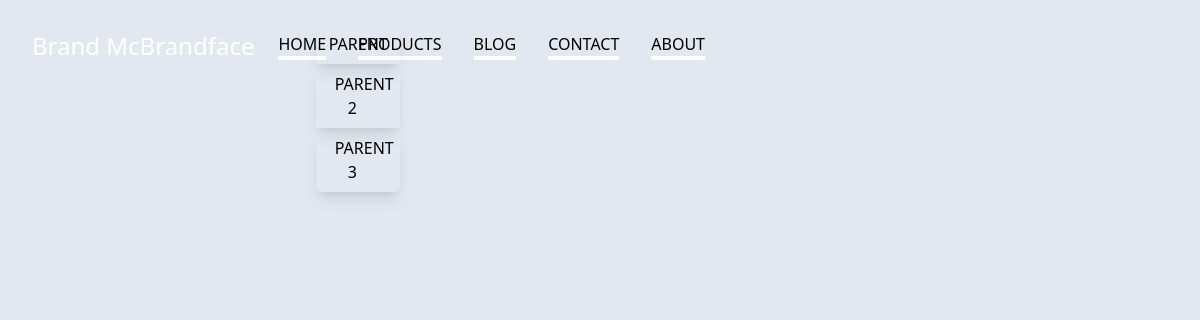
The app's page /test/, older data.
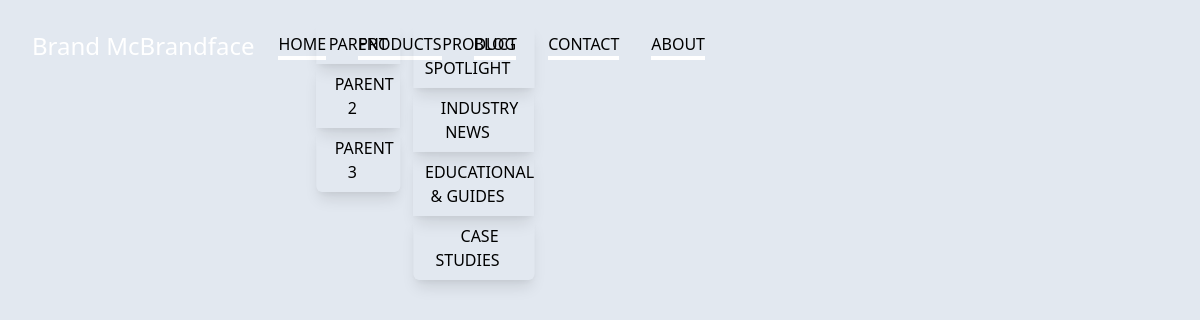
The same page, newer data.
### products/models.py (models this page shows, shortened)
class Category(MPTTModel):
    name = models.CharField(max_length=50, unique=True)
    slug = models.SlugField(max_length=100, unique=True,null=True,blank=True)
    description = models.CharField(max_length=200, blank=True, null=True)
    parent = TreeForeignKey('self', on_delete=models.CASCADE,
                            null=True, blank=True, related_name='children')
    custom_order = models.IntegerField(default=0)
    created_at = models.DateTimeField(auto_now_add=True)
    updated_at = models.DateTimeField(auto_now=True)
    class MPTTMeta:
        order_insertion_by = ['-custom_order', 'name']
    class Meta:
        verbose_name_plural = 'Categories'
    def get_absolute_url(self):
        url_list = [self.slug]
        parent = self.parent
        while parent:
            url_list.insert(0, parent.slug)
            parent = parent.parent
        category_path = '/'.join(url_list)
        return reverse('category-products', args=[category_path])

### blog/models.py (models this page shows, shortened)
class Category(MPTTModel):
    name = models.CharField(max_length=50, unique=True)
    slug = models.SlugField(max_length=100, unique=True, null=True, blank=True)
    description = models.CharField(max_length=200, blank=True, null=True)
    parent = TreeForeignKey('self', on_delete=models.CASCADE,
                            null=True, blank=True, related_name='children')
    custom_order = models.IntegerField(default=0)
    created_at = models.DateTimeField(auto_now_add=True)
    updated_at = models.DateTimeField(auto_now=True)
    class MPTTMeta:
        order_insertion_by = ['-custom_order', 'name']
    class Meta:
        verbose_name_plural = 'Categories'
    def get_absolute_url(self):
        url_list = [self.slug]
        parent = self.parent
        while parent:
            url_list.insert(0, parent.slug)
            parent = parent.parent
        category_path = '/'.join(url_list)
        return reverse('blog-list', args=[category_path])

### pages/views.py (the view)
# urls.py: path('test/',views.test),
def test(request):
    return render(request,'pages/more/test.html')

### abstractapp/custom_context_processors.py (called while the page is built)
def categories(request):
    product_categories = ProductCategory.objects.all()
    product_root_categories = ProductCategory.objects.filter(Q(level=1)|Q(level=1))
    blog_categories = BlogCategory.objects.all()
    blog_root_categories = BlogCategory.objects.filter(level=1)
    return {
        'product_categories': product_categories,
        'product_root_categories': product_root_categories,
        'blog_categories':blog_categories,
        'blog_root_categories':blog_root_categories,
    }

def inquiry_form(request):
    return {
        'inquiry_form':InquiryForm(),
    }

def contact(request):
    contacts = ContactInformation.objects.all().order_by('custom_order')
    contact_dict = {contact.name: contact for contact in contacts}
    return {'contact': contact_dict}

### pages/templates/pages/more/test.html (shortened to what this page needs)
<!DOCTYPE html>
<html lang="en">
  <head>
    <link
      href="https://unpkg.com/tailwindcss@^1.0/dist/tailwind.min.css"
      rel="stylesheet"
    />
  </head>
  <body class="bg-gray-300">
    <nav
      class="fixed top-0 z-10 flex flex-wrap items-center justify-between w-full p-6"
      x-data="{ isOpen: false }"
      @keydown.escape="isOpen = false"
      :class="{ 'shadow-lg bg-indigo-900' : isOpen , 'bg-gray-800' : !isOpen}"
    >
      <div class="flex items-center flex-shrink-0 mr-6 text-white">
        <a
          class="text-white no-underline hover:text-white hover:no-underline"
          href="#"
        >
          <span class="pl-2 text-2xl"
            > Brand McBrandface</span
          >
        </a>
      </div>
      <div
        class="flex-grow w-full lg:flex lg:items-center lg:w-auto"
        :class="{ 'block shadow-3xl': isOpen, 'hidden': !isOpen }"
        @click.away="isOpen = false"
        x-show.transition="true"
      >
        {% include "partial/nav-list.html" %}
      </div>
    </nav>
  </body>
</html>

### templates/partial/nav-list.html (shortened to what this page needs)
<ul class="flex flex-col gap-8 p-4 text-center uppercase md:flex-row md:p-0"
    x-cloak="">
  <li class="inline-flex justify-start duration-500 rounded md:py-2 md:border-gray-100 hover:drop-shadow-md ">
    <a class="text-left duration-500 border-b-4 border-white hover:border-red-500"
       href="{% url 'index' %}">Home</a>
  </li>
  <li x-data="{openTab:false,showIcon:false}"
      @mouseleave.stop="openTab=false"
      class="relative duration-500 rounded cursor-pointer md:inline-flex">
    <a href="/products/" class="group md:py-2">
      <div class="flex justify-between">
        <span class="items-center gap-1 duration-500 border-b-4 border-white hover:border-red-500 md:inline-flex "
              @mouseenter.stop="openTab=true">
          Products
        </span>
      </div>
    </a>
    <div class="md:absolute  md:top-[100%] z-50 md:left-1/2 md:transform md:-translate-x-1/2 min-w-max">
      <ul x-show.transition="openTab"
          x-transition:enter="transition duration-200"
          x-transition:enter-start="opacity-0 transform -translate-y-3"
          x-transition:enter-end="opacity-100 transform translate-y-0"
          x-transition:leave="transition  duration-200"
          x-transition:leave-start="opacity-100 transform translate-y-0"
          x-transition:leave-end="opacity-0 transform -translate-y-3"
          class="flex flex-col text-center ">
        {% for node in product_root_categories %}
          <li class="inline-block py-2 duration-500  w-full md:shadow-lg hover:bg-slate-200 bg-slate-100 {% if forloop.first %}rounded-t-md{% endif %} {% if forloop.last %}rounded-b-md{% endif %} group">
            <a href="{{ node.get_absolute_url }}">
              <span class="px-3 duration-500 ">
                {{ node.name }}
              </span>
            </a>
          </li>
        {% endfor %}
      </ul>
    </div>
  </li>
  <li x-data="{openTab:false,showIcon:false}"
      @mouseleave.stop="openTab=false"
      class="relative duration-500 rounded cursor-pointer md:inline-flex">
    <a href="/blog/" class="group md:py-2">
      <div class="flex justify-between">
        <span class="items-center gap-1 duration-500 border-b-4 border-white hover:border-red-500 md:inline-flex "
              @mouseenter.stop="openTab=true">
          blog
        </span>
      </div>
    </a>
    <div class="md:absolute  md:top-[100%] z-50 md:left-1/2 md:transform md:-translate-x-1/2 min-w-max">
      <ul x-show.transition="openTab"
          x-transition:enter="transition duration-200"
          x-transition:enter-start="opacity-0 transform -translate-y-3"
          x-transition:enter-end="opacity-100 transform translate-y-0"
          x-transition:leave="transition  duration-200"
          x-transition:leave-start="opacity-100 transform translate-y-0"
          x-transition:leave-end="opacity-0 transform -translate-y-3"
          class="flex flex-col text-center ">
        {% for node in blog_root_categories %}
          <li class="inline-block py-2 duration-500  w-full md:shadow-lg hover:bg-slate-200 group bg-slate-100 {% if forloop.first %}rounded-t-md{% endif %} {% if forloop.last %}rounded-b-md{% endif %}">
            <a href="{{ node.get_absolute_url }}" class="group">
              <span class="px-3 duration-500 ">
                {{ node.name }}
              </span>
            </a>
          </li>
        {% endfor %}
      </ul>
    </div>
  </li>
  <li class="inline-flex justify-start duration-500 rounded md:py-2 md:border-gray-100 hover:drop-shadow-md ">
    <a class="duration-500 border-b-4 border-white hover:border-red-500"
       href="/contact/">contact</a>
  </li>
  <li class="inline-flex justify-start duration-500 rounded md:py-2 md:border-gray-100 hover:drop-shadow-md ">
    <a class="duration-500 border-b-4 border-white hover:border-red-500"
       href="/about/">about</a>
  </li>
</ul>

Row changes from the older to the newer data that the page shows:
now on this page (row edited): Category: name "PRODUCT SPOTLIGHT"
now on this page (row edited): Category: name "INDUSTRY NEWS"
now on this page (row edited): Category: name "EDUCATIONAL & GUIDES"
now on this page (row edited): Category: name "CASE STUDIES"
